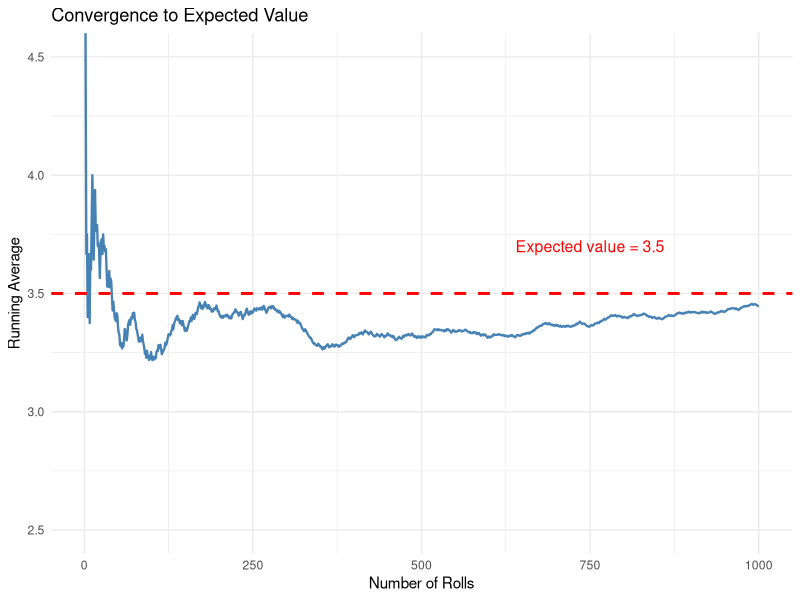
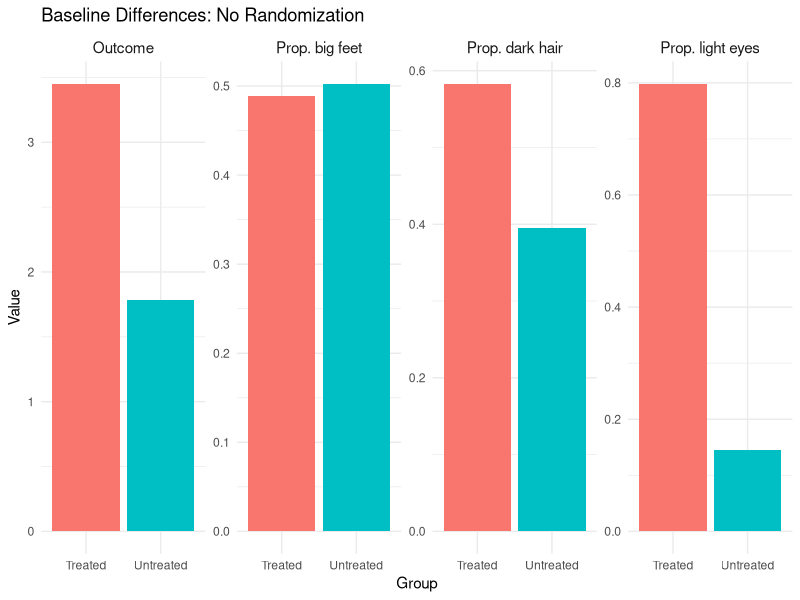
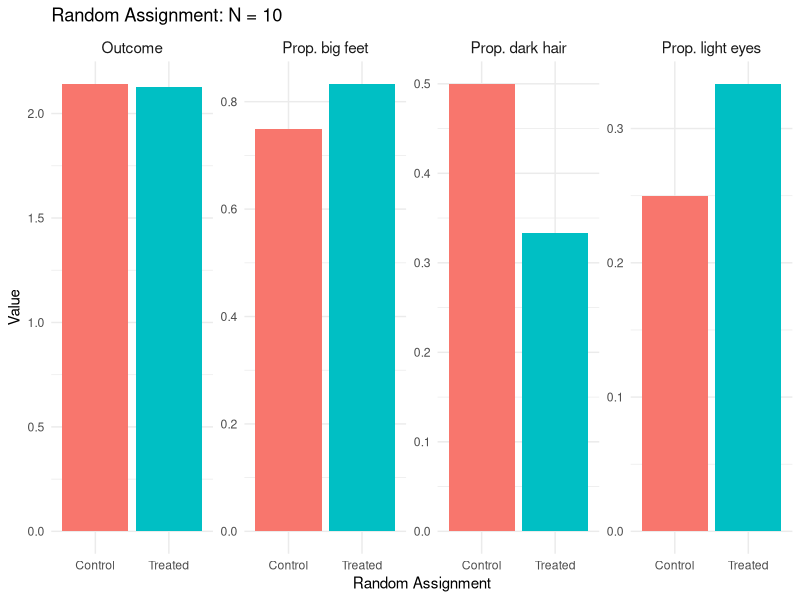
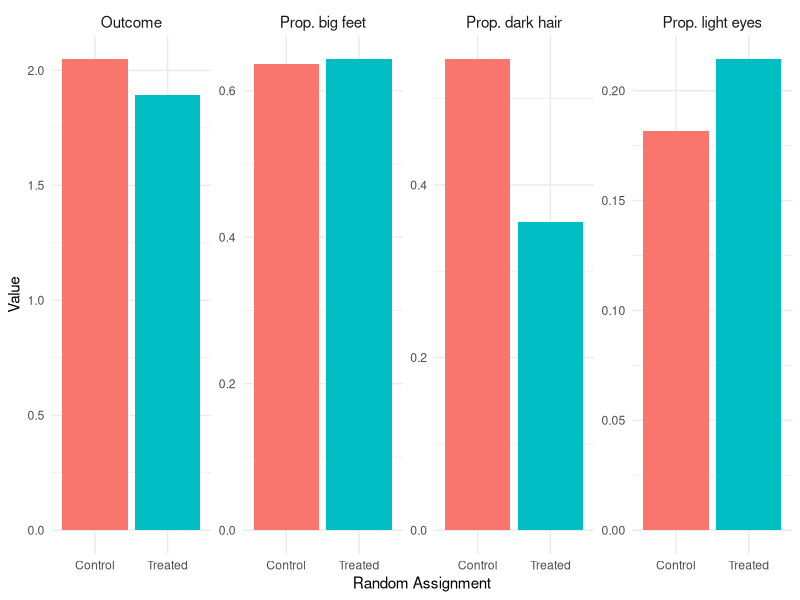
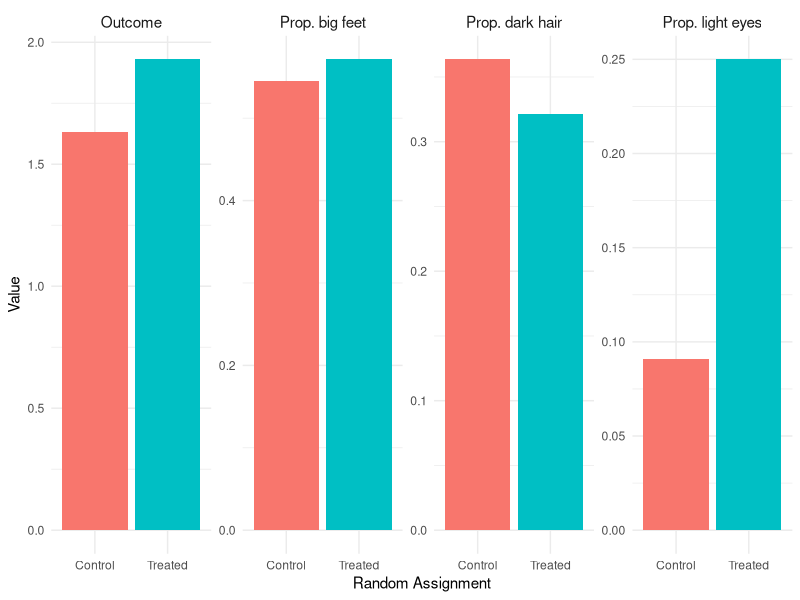
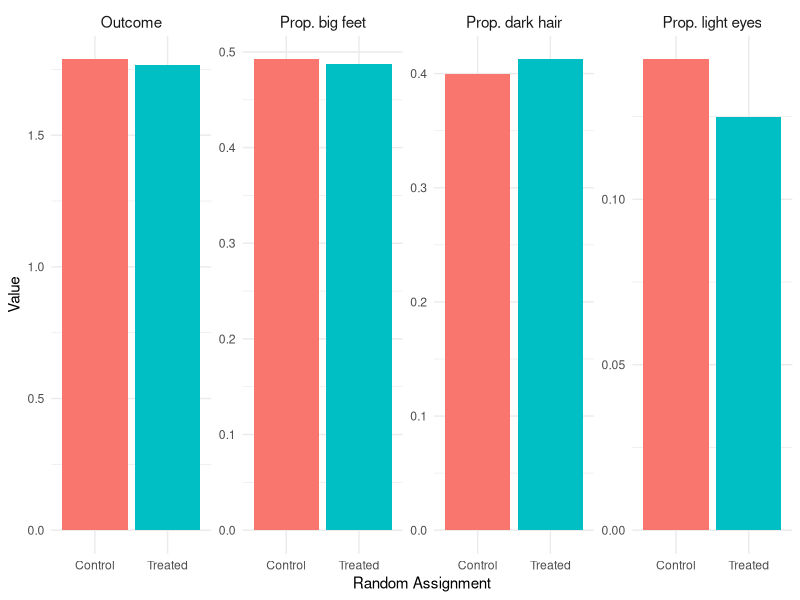

Write the R code that produced these figures, in order.
## ---- chunk 1
#| echo: false
#| output: false
#| message: false
#| warning: false

library(tidyverse)

## ---- chunk 2
#| echo: true
#| message: false
#| warning: false

# Set seed for reproducibility
set.seed(1248)

# Create a vector which represents the possible outcomes of a dice roll
dice <- c(1, 2, 3, 4, 5, 6)

# Now "roll" the dice using the sample() function

roll_1 <- sample(dice, size = 1, replace = TRUE)

# Print the result of the dice roll
roll_1

## ---- chunk 3
#| echo: true
#| message: false
#| warning: false

roll_5 <- sample(dice, size = 5, replace = TRUE)

# Print the 5 different dice rolls
roll_5

# Find the mean of the 5 different dice rolls
mean(roll_5)

## ---- chunk 4
#| echo: true
#| message: false
#| warning: false

# Continue rolling to get 10 total rolls
rolls_25 <- sample(dice, size = 10, replace = TRUE)
mean(rolls_25)

# Keep going to 50 rolls
rolls_50 <- sample(dice, size = 50, replace = TRUE)
mean(rolls_50)

# And finally 100 rolls
rolls_100 <- sample(1:6, size = 100, replace = TRUE)
mean(rolls_100)

## ---- chunk 5
#| echo: true
#| message: false
#| warning: false
#| code-fold: true
#| label: fig-lln-dice
#| fig-cap: "The Law of Large Numbers in action. As we roll a die more times, the average of all rolls converges to the expected value of 3.5."

# Set seed for reproducibility
set.seed(12345)

# Number of dice rolls to simulate
n_rolls <- 1000

# Simulate rolling a six-sided die n_rolls times
dice_rolls <- sample(1:6, size = n_rolls, replace = TRUE)

# Calculate the running average after each roll
running_avg <- cumsum(dice_rolls) / 1:n_rolls

# Create a data frame for plotting
dice_data <- tibble(
  roll_number = 1:n_rolls,
  running_average = running_avg
)

# Plot the running average
ggplot(dice_data, aes(x = roll_number, y = running_average)) +
  geom_line(color = "steelblue", linewidth = 0.8) +
  geom_hline(yintercept = 3.5, linetype = "dashed", color = "red", linewidth = 1) +
  annotate("text", x = 750, y = 3.7, label = "Expected value = 3.5", 
           color = "red", size = 4) +
  labs(
    x = "Number of Rolls",
    y = "Running Average",
    title = "Convergence to Expected Value"
  ) +
  theme_minimal() +
  coord_cartesian(ylim = c(2.5, 4.5))
## ---- chunk 6
#| echo: true
#| message: false
#| warning: false
#| code-fold: true

# Load the tidyverse package for data manipulation and plotting
library(tidyverse)

# Set a "seed" for reproducibility
# This ensures we get the same random numbers each time we run the code
set.seed(181247)

# Define the TRUE causal effect of treatment
# We're setting this to ZERO so we know any observed difference is bias!
causal_effect <- 0

# Create a population of 10,000 individuals
n_population <- 10000

# Generate three random characteristics for each person
# Each characteristic is randomly 0 or 1 (like a coin flip)
eye_light <- sample(x = c(1, 0), size = n_population, replace = TRUE)
hair_dark <- sample(x = c(1, 0), size = n_population, replace = TRUE)
big_feet <- sample(x = c(1, 0), size = n_population, replace = TRUE)

# Generate random "noise" - unexplained variation in outcomes
err <- rnorm(n_population)

# Create an underlying "propensity" for treatment
# Notice: people with light eyes are MUCH more likely to be treated (coefficient = 2.1)
# People with dark hair are moderately more likely (coefficient = 0.83)
# Big feet has a small negative effect (coefficient = -0.11)
treatment_propensity <- 1 + 2.1 * eye_light + 0.83 * hair_dark - 0.11 * big_feet + err

# Assign treatment based on this propensity (treated if propensity > 2.25)
# This creates SELECTION BIAS: treatment is correlated with characteristics
treated <- ifelse(treatment_propensity > 2.25, 1, 0)

# Create the outcome variable
# The outcome depends on the same characteristics that predict treatment!
# But notice: we add "treated * causal_effect" which equals zero
# So treatment has NO real effect on the outcome
outcome <- 1 + 2.2 * eye_light + 1.2 * hair_dark - 0.01 * big_feet + treated * causal_effect

# Combine everything into a data frame
dat <- tibble(
  outcome = outcome,
  treated = treated,
  eye_light = eye_light,
  hair_dark = hair_dark,
  big_feet = big_feet
)

## ---- chunk 7
#| echo: true
#| message: false
#| warning: false
#| label: fig-baseline-diffs
#| code-fold: true
#| fig-cap: "Baseline differences between treated and untreated groups without randomization. Despite the true causal effect being zero, we observe large differences in both characteristics and outcomes."

# Calculate the mean of each variable for treated vs untreated groups
baseline_diffs <- dat |>
  # Group the data by treatment status
  group_by(treated) |>
  # Calculate summary statistics for each group
  summarise(
    Outcome = mean(outcome),
    `Prop. light eyes` = mean(eye_light),
    `Prop. dark hair` = mean(hair_dark),
    `Prop. big feet` = mean(big_feet)
  ) |>
  # Reshape data from "wide" to "long" format for plotting
  pivot_longer(
    cols = Outcome:`Prop. big feet`,
    names_to = "variable",
    values_to = "value"
  ) |>
  # Create nice labels for the treatment groups

  mutate(group = ifelse(treated == 1, "Treated", "Untreated"))

# Create the bar plot
ggplot(baseline_diffs) +
  geom_bar(
    aes(x = group, y = value, fill = group),
    stat = "identity"
  ) +
  # Create separate panels for each variable
  facet_wrap(~variable, nrow = 1, scales = "free_y") +
  labs(
    x = "Group",
    y = "Value",
    title = "Baseline Differences: No Randomization"
  ) +
  theme_minimal() +
  theme(
    legend.position = "none",
    strip.text = element_text(size = 11)
  )
## ---- chunk 8
#| echo: true
#| message: false
#| warning: false
#| code-fold: true

# Function to run the random assignment simulation for a given sample size
run_random_assignment <- function(data, sample_size, seed = 181247) {
  
  # Set seed for reproducibility
  set.seed(seed)
  
  # Take a random sample from the untreated population
  # (We use untreated only to avoid any prior treatment effects)
  sample_data <- data |>
    filter(treated == 0) |>
    slice_sample(n = sample_size)
  
  # RANDOMLY assign treatment - this is the key step!
  # Each person has a 50% chance of being assigned to treatment
  # This assignment is INDEPENDENT of their characteristics
  random_treatment <- sample(c(1, 0), size = sample_size, replace = TRUE)
  
  # Add the random treatment assignment to our sample
  sample_data <- sample_data |>
    mutate(rand_treat = random_treatment)
  
  # Calculate means for each randomly assigned group
  sample_data |>
    group_by(rand_treat) |>
    summarise(
      Outcome = mean(outcome),
      `Prop. light eyes` = mean(eye_light),
      `Prop. dark hair` = mean(hair_dark),
      `Prop. big feet` = mean(big_feet),
      .groups = "drop"
    ) |>
    mutate(sample_size = sample_size)
}

# Run the simulation for different sample sizes
results_n10 <- run_random_assignment(dat, sample_size = 10)
results_n25 <- run_random_assignment(dat, sample_size = 25)
results_n50 <- run_random_assignment(dat, sample_size = 50)
results_n100 <- run_random_assignment(dat, sample_size = 100)
results_n500 <- run_random_assignment(dat, sample_size = 500)


# Combine all results
all_results <- bind_rows(results_n10, results_n25, results_n50, 
  results_n100, results_n500)

# Reshape for plotting
all_results_long <- all_results |>
  pivot_longer(
    cols = Outcome:`Prop. big feet`,
    names_to = "variable",
    values_to = "value"
  ) |>
  mutate(
    group = ifelse(rand_treat == 1, "Treated", "Control"),
    sample_size_label = paste("N =", sample_size)
  )
## ---- chunk 9
#| echo: false
#| message: false
#| warning: false
#| label: fig-random-n10
#| fig-cap: "Random assignment with N=10. Some imbalance remains due to small sample size."

# Plot for N = 10
all_results_long |>
  filter(sample_size == 10) |>
  ggplot() +
  geom_bar(
    aes(x = group, y = value, fill = group),
    stat = "identity"
  ) +
  facet_wrap(~variable, nrow = 1, scales = "free_y") +
  labs(
    x = "Random Assignment",
    y = "Value",
    title = "Random Assignment: N = 10"
  ) +
  theme_minimal() +
  theme(
    legend.position = "none",
    strip.text = element_text(size = 11)
  )
## ---- chunk 10
#| echo: false
#| message: false
#| warning: false
#| label: fig-random-n25
#| fig-cap: "Random assignment with N=25."

# Plot for N = 25 and N = 50
all_results_long |>
  filter(sample_size %in% c(25)) |>
  mutate(sample_size_label = factor(
    sample_size_label, 
    levels = c("N = 25", "N = 50")
  )) |>
  ggplot() +
  geom_bar(
    aes(x = group, y = value, fill = group),
    stat = "identity"
  ) +
  facet_wrap(~variable, nrow = 1, scales = "free_y") +
  labs(
    x = "Random Assignment",
    y = "Value"
  ) +
  theme_minimal() +
  theme(
    legend.position = "none",
    strip.text = element_text(size = 11)
  )
## ---- chunk 11
#| echo: false
#| message: false
#| warning: false
#| label: fig-random-n50
#| fig-cap: "Random assignment with N=50."

# Plot for N = 25 and N = 50
all_results_long |>
  filter(sample_size %in% c(50)) |>
  mutate(sample_size_label = factor(
    sample_size_label, 
    levels = c("N = 25", "N = 50")
  )) |>
  ggplot() +
  geom_bar(
    aes(x = group, y = value, fill = group),
    stat = "identity"
  ) +
  facet_wrap(~variable, nrow = 1, scales = "free_y") +
  labs(
    x = "Random Assignment",
    y = "Value"
  ) +
  theme_minimal() +
  theme(
    legend.position = "none",
    strip.text = element_text(size = 11)
  )
## ---- chunk 12
#| echo: false
#| message: false
#| warning: false
#| label: fig-random-n500
#| fig-cap: "Random assignment with N=500. The treatment and control groups are now nearly identical in their characteristics, and the difference in outcomes is close to the true causal effect of zero."

# Plot for N = 100
all_results_long |>
  filter(sample_size == 500) |>
  ggplot() +
  geom_bar(
    aes(x = group, y = value, fill = group),
    stat = "identity"
  ) +
  facet_wrap(~variable, nrow = 1, scales = "free_y") +
  labs(
    x = "Random Assignment",
    y = "Value",
    title = NULL
  ) +
  theme_minimal() +
  theme(
    legend.position = "none",
    strip.text = element_text(size = 11)
  )
